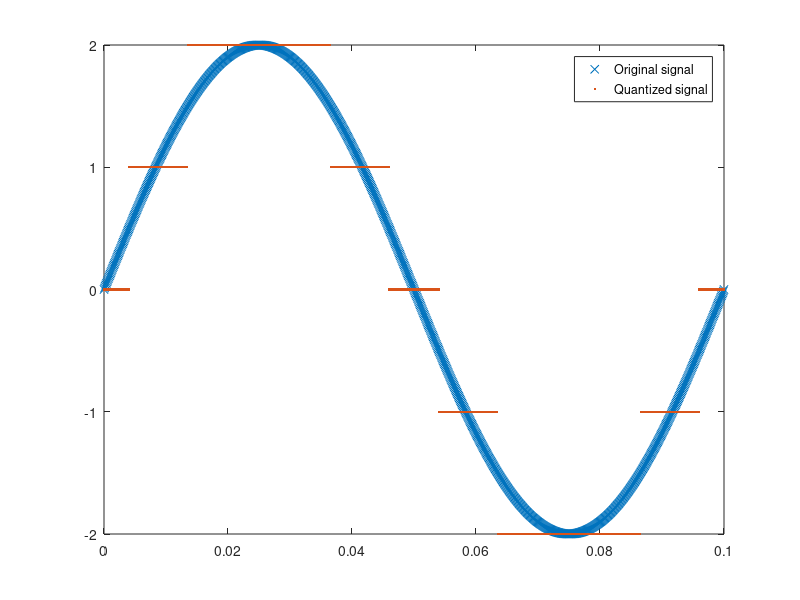

Write the MATLAB code that produced this figure.
%ID:19-40117-1
pkg load communications;
fs = 10000;
t = [0:1/fs:0.1];
f = 10; % Times at which to sample the sine function
sig = 2*sin(2*pi*f*t); % Original signal, a sine wave
partition = [-1.5, -0.5, 0.5, 1.5]; % Length 4, to represent 5 intervals
codebook = [-2:2]; % Length 5, one entry for each interval
[index,quants] = quantiz(sig,partition,codebook); % Quantize.
figure
plot(t,sig,'x',t,quants,'.')
legend('Original signal','Quantized signal');